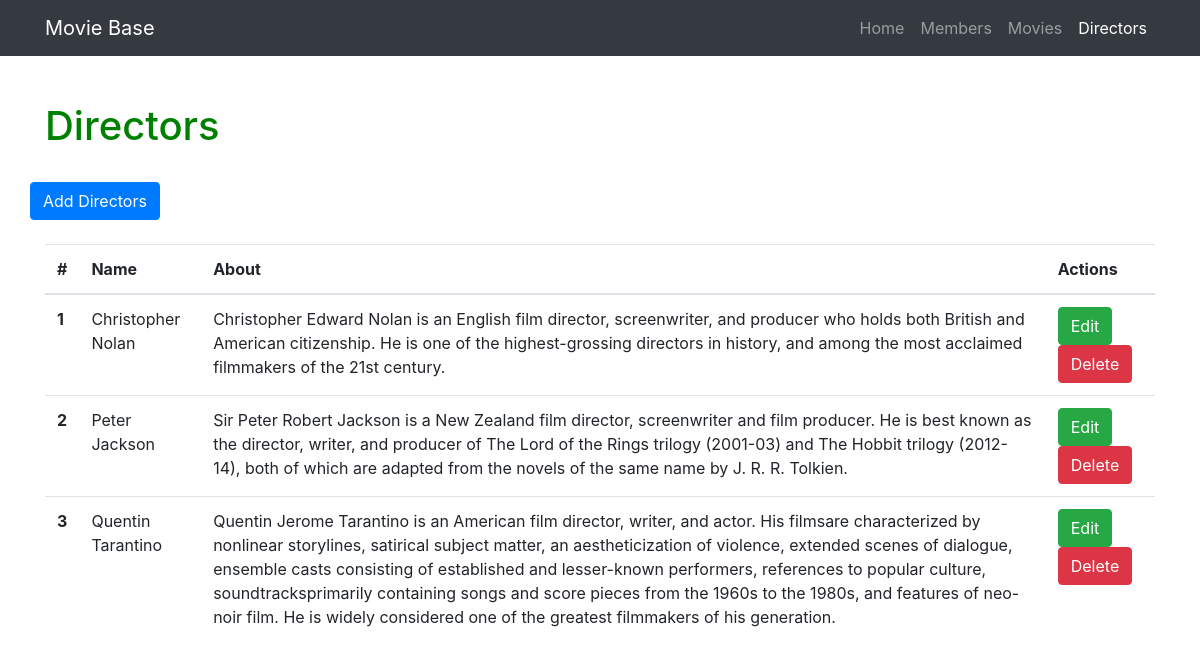
/directors, run on the app's committed database.
### moviebase.py (models this page shows)
class Director(db.Model):
    __tablename__ = 'director'
    id = db.Column(db.Integer, primary_key=True)
    name = db.Column(db.String(64))
    about = db.Column(db.Text)
    movie = db.relationship('Movie', backref='director', cascade="delete")

### moviebase.py (the view)
@app.route('/directors')
def show_all_directors():
    director = Director.query.all()
    return render_template('directors-all.html', director=director)

### templates/directors-all.html (shortened to what this page needs)
{% extends "home-base.html" %}
{% block head %}
{{super()}}
{% endblock %}
{% block active_tab %}
<li class="nav-item">
  <a class="nav-link" href="/">Home</a>
</li>
<li class="nav-item">
  <a class="nav-link" href="/about">Members</a>
</li>
<li class="nav-item">
  <a class="nav-link" href="/movies">Movies</a>
</li>
<li class="nav-item active">
  <a class="nav-link" href="/directors">Directors</a>
</li>
{% endblock %}
{% block page_content %}
<div class="container">
  <div class="row">
    <div class="col-lg-12">
      <h1 class="mt-5">Directors</h1><br>
        <div class="row bottom-margin">
          <a href="/artist/add" class="btn btn-primary" role="button" aria-disabled="true">Add Directors</a>
        </div><br>
        {% if director %}
          <table class="table">
            <thead>
              <tr>
                <th>#</th>
                <th>Name</th>
                <th>About</th>
                <th>Actions</th>
              </tr>
            </thead>
            <tbody>
              {% for director in director %}
              <tr>
                  <th scope="row">{{director.id}}</th>
                  <td>{{director.name}}</td>
                  <td>{{director.about}}</td>
                  <td>
                    <a href="/directors/edit/{{director.id}}" class="btn btn-success" role="button">Edit</a>
                    <a href="/directors/delete/{{director.id}}" class="btn btn-danger" role="button">Delete</a>
                  </td>
              </tr>
              {% endfor%}
            </tbody>
          </table>
        {% endif %}
    </div>
  </div>
</div>
{% endblock %}

### templates/directors-all.html (style rules this page uses)
h1 { color:green; }

### templates/home-base.html (style rules this page uses)
body { padding-top: 54px; }

### data on the page
Director: id "1", name "Christopher Nolan", about "Christopher Edward Nolan is an English film director, screenwriter, and producer who holds both British and American citizenship. He is one of the highest-grossing directors in history, and among the most acclaimed filmmakers of the 21st century."
Director: id "2", name "Peter Jackson", about "Sir Peter Robert Jackson is a New Zealand film director, screenwriter and film producer. He is best known as the director, writer, and producer of The Lord of the Rings trilogy (2001-03) and The Hobbit trilogy (2012-14), both of which are adapted from the novels of the same name by J. R. R. Tolkien."
Director: id "3", name "Quentin Tarantino", about "Quentin Jerome Tarantino is an American film director, writer, and actor. His filmsare characterized by nonlinear storylines, satirical subject matter, an aestheticization of violence, extended scenes of dialogue, ensemble casts consisting of established and lesser-known performers, references to popular culture, soundtracksprimarily containing songs and score pieces from the 1960s to the 1980s, and features of neo-noir film. He is widely considered one of the greatest filmmakers of his generation."
